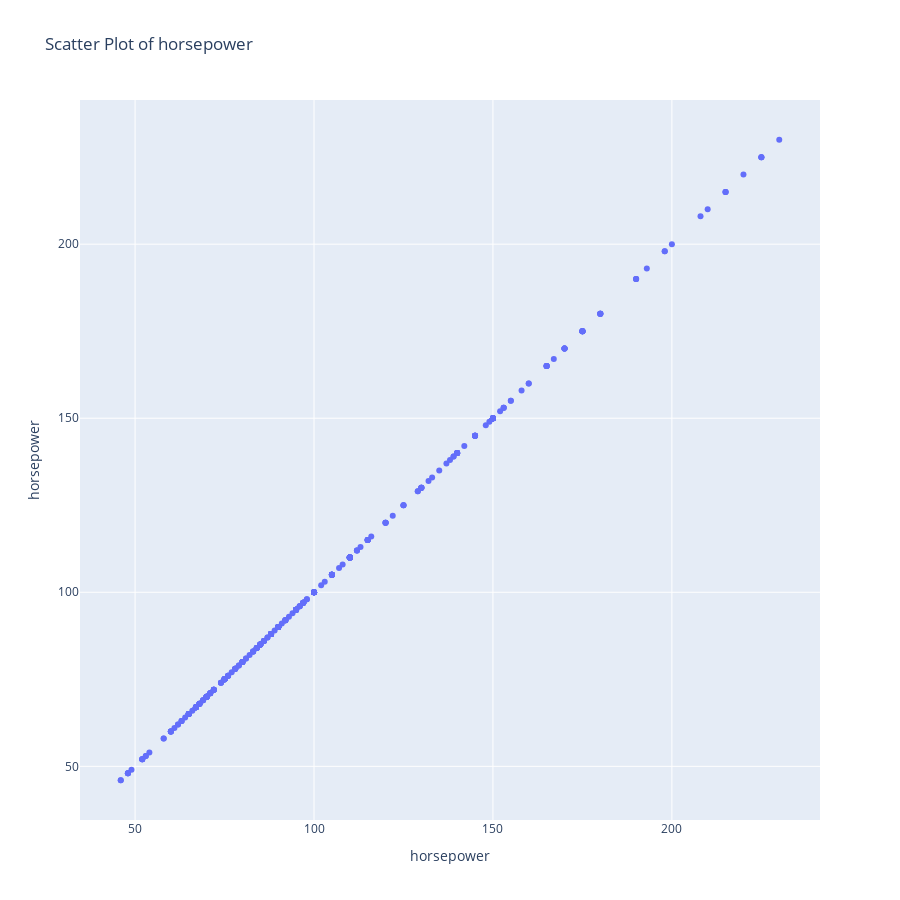
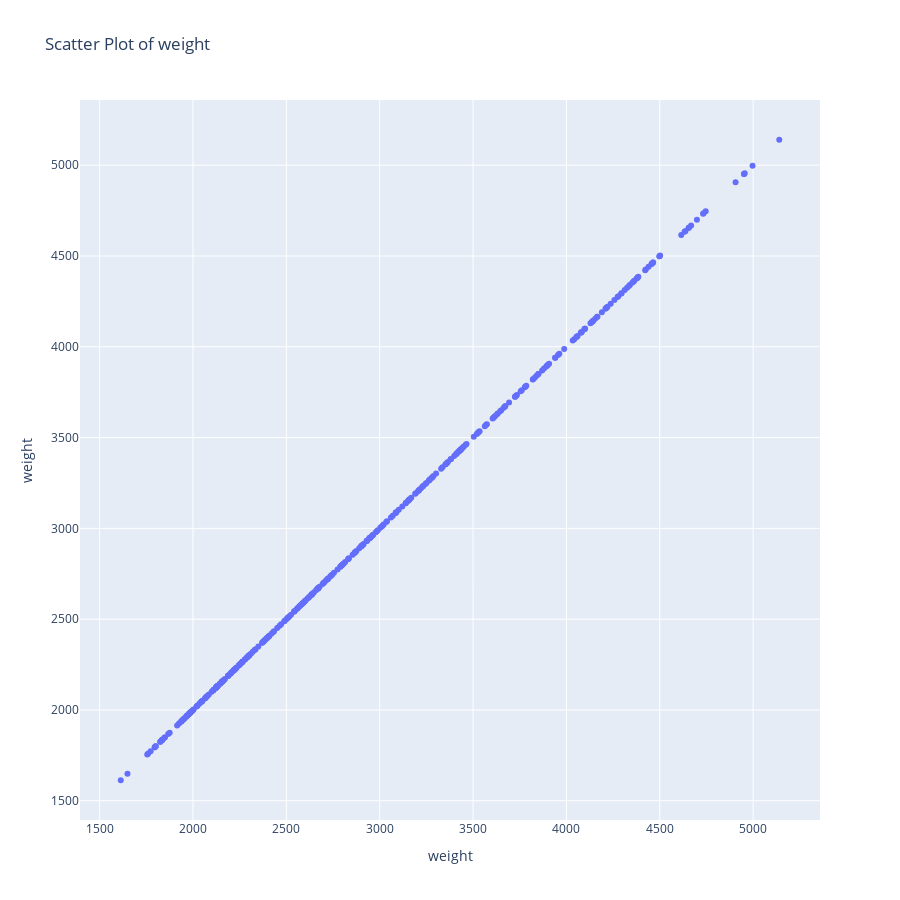
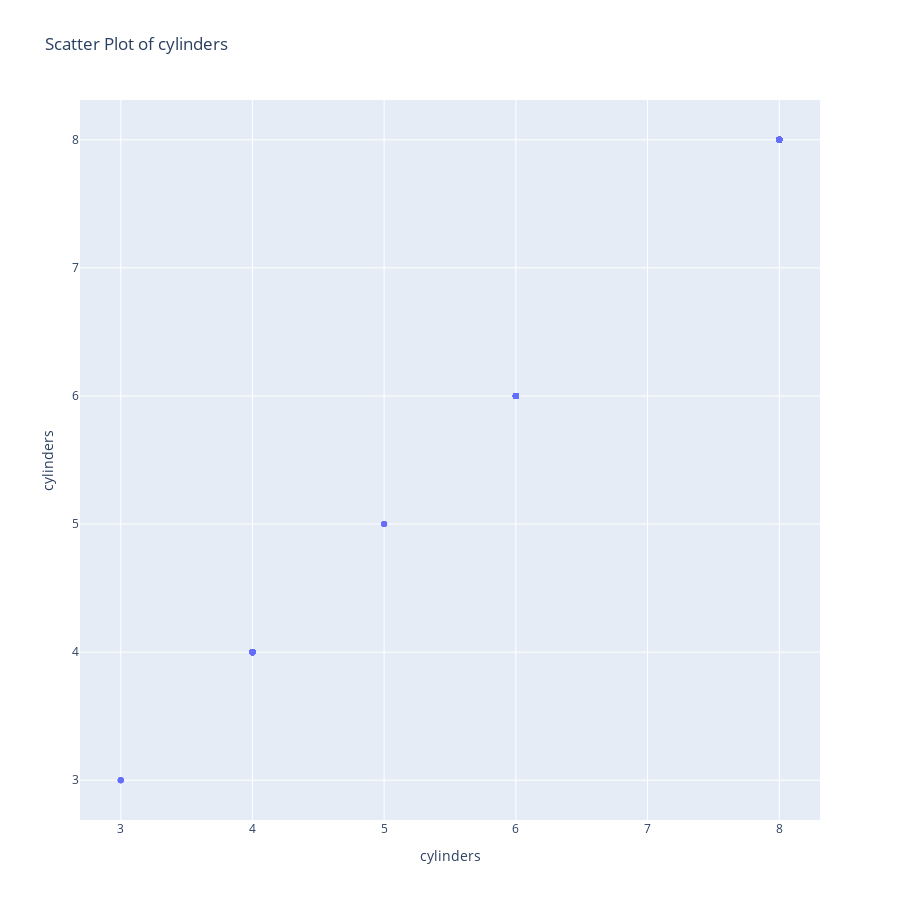
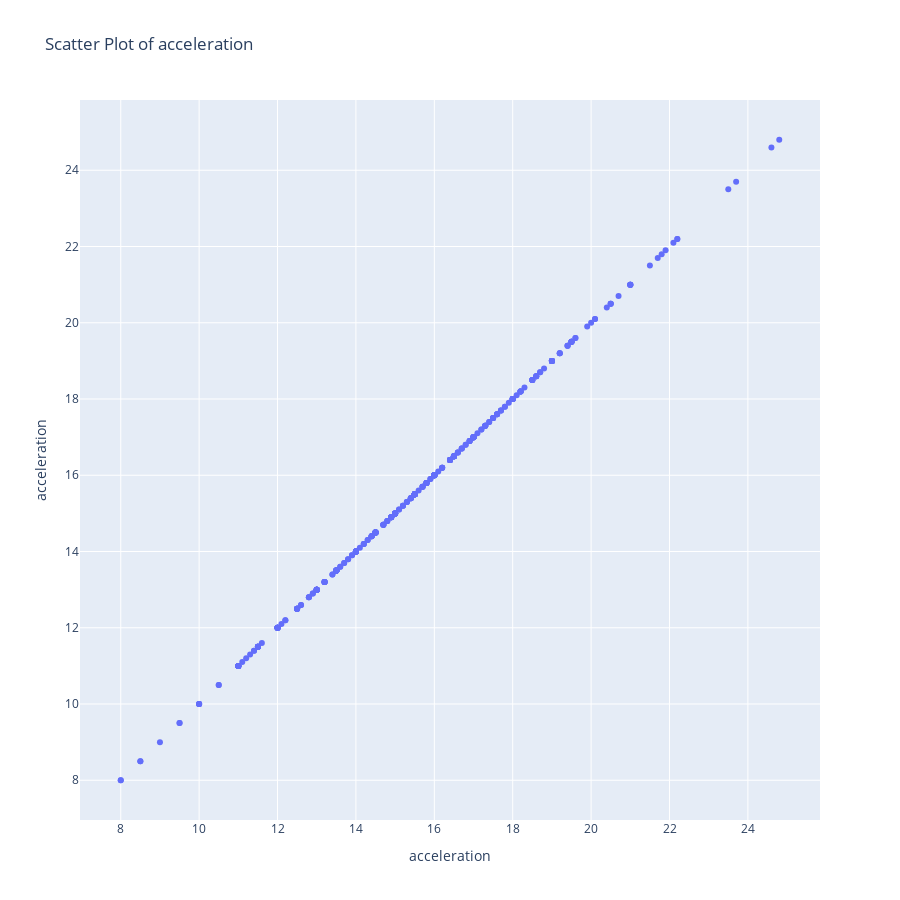

The notebook cell saved with these charts, in order:
### Markdown cell above
### Scatterplots

### Code cell
import plotly.express as px

# Scatter plots for each column's values using plotly for interactivity
for column in columns:
    fig = px.scatter(df, x=column, y=column, title=f'Scatter Plot of {column}')
    fig.update_layout(
        width=900,  # You can adjust the width and height
        height=900,
        xaxis_title=column,
        yaxis_title=column
    )
    fig.show()

### Figure 1 — Plotly figure (JSON) as saved in the notebook; plotly's stock layout.template omitted (floating-point values rounded to 4 significant figures; data arrays with more than 128 entries replaced by an {"elided": "..."} marker saying what was removed)
{"data": [{"hovertemplate": "horsepower=%{y}<extra></extra>", "legendgroup": "", "marker": {"color": "#636efa", "symbol": "circle"}, "mode": "markers", "name": "", "orientation": "v", "showlegend": false, "type": "scatter", "x": {"elided": "406 int values"}, "xaxis": "x", "y": {"elided": "406 int values"}, "yaxis": "y"}], "layout": {"height": 900, "legend": {"tracegroupgap": 0}, "title": {"text": "Scatter Plot of horsepower"}, "width": 900, "xaxis": {"anchor": "y", "autorange": true, "domain": [0, 1], "range": [34.61, 241.4], "title": {"text": "horsepower"}, "type": "linear"}, "yaxis": {"anchor": "x", "autorange": true, "domain": [0, 1], "range": [34.58, 241.4], "title": {"text": "horsepower"}, "type": "linear"}}}

### Figure 2 — Plotly figure (JSON) as saved in the notebook; plotly's stock layout.template omitted (floating-point values rounded to 4 significant figures; data arrays with more than 128 entries replaced by an {"elided": "..."} marker saying what was removed)
{"data": [{"hovertemplate": "weight=%{y}<extra></extra>", "legendgroup": "", "marker": {"color": "#636efa", "symbol": "circle"}, "mode": "markers", "name": "", "orientation": "v", "showlegend": false, "type": "scatter", "x": {"elided": "406 int values"}, "xaxis": "x", "y": {"elided": "406 int values"}, "yaxis": "y"}], "layout": {"height": 900, "legend": {"tracegroupgap": 0}, "title": {"text": "Scatter Plot of weight"}, "width": 900, "xaxis": {"anchor": "y", "autorange": true, "domain": [0, 1], "range": [1395.0, 5358.0], "title": {"text": "weight"}, "type": "linear"}, "yaxis": {"anchor": "x", "autorange": true, "domain": [0, 1], "range": [1394.0, 5359.0], "title": {"text": "weight"}, "type": "linear"}}}

### Figure 3 — Plotly figure (JSON) as saved in the notebook; plotly's stock layout.template omitted (floating-point values rounded to 4 significant figures; data arrays with more than 128 entries replaced by an {"elided": "..."} marker saying what was removed)
{"data": [{"hovertemplate": "cylinders=%{y}<extra></extra>", "legendgroup": "", "marker": {"color": "#636efa", "symbol": "circle"}, "mode": "markers", "name": "", "orientation": "v", "showlegend": false, "type": "scatter", "x": {"elided": "406 int values"}, "xaxis": "x", "y": {"elided": "406 int values"}, "yaxis": "y"}], "layout": {"height": 900, "legend": {"tracegroupgap": 0}, "title": {"text": "Scatter Plot of cylinders"}, "width": 900, "xaxis": {"anchor": "y", "autorange": true, "domain": [0, 1], "range": [2.691, 8.309], "title": {"text": "cylinders"}, "type": "linear"}, "yaxis": {"anchor": "x", "autorange": true, "domain": [0, 1], "range": [2.69, 8.31], "title": {"text": "cylinders"}, "type": "linear"}}}

### Figure 4 — Plotly figure (JSON) as saved in the notebook; plotly's stock layout.template omitted (floating-point values rounded to 4 significant figures; data arrays with more than 128 entries replaced by an {"elided": "..."} marker saying what was removed)
{"data": [{"hovertemplate": "acceleration=%{y}<extra></extra>", "legendgroup": "", "marker": {"color": "#636efa", "symbol": "circle"}, "mode": "markers", "name": "", "orientation": "v", "showlegend": false, "type": "scatter", "x": {"elided": "406 float values"}, "xaxis": "x", "y": {"elided": "406 float values"}, "yaxis": "y"}], "layout": {"height": 900, "legend": {"tracegroupgap": 0}, "title": {"text": "Scatter Plot of acceleration"}, "width": 900, "xaxis": {"anchor": "y", "autorange": true, "domain": [0, 1], "range": [6.96, 25.84], "title": {"text": "acceleration"}, "type": "linear"}, "yaxis": {"anchor": "x", "autorange": true, "domain": [0, 1], "range": [6.957, 25.84], "title": {"text": "acceleration"}, "type": "linear"}}}
